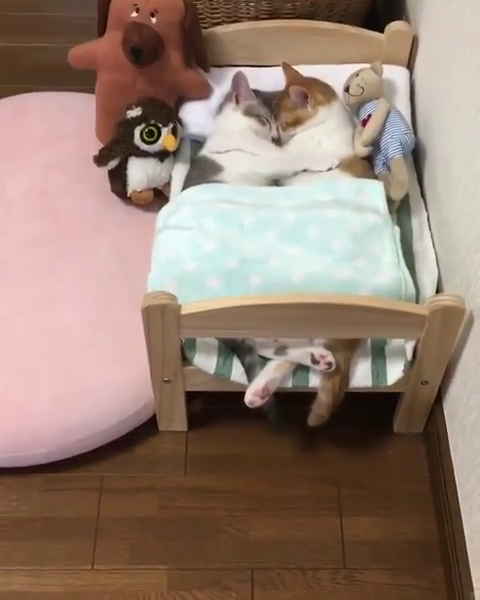
//> input picture frame 89 of 摄像头和视频操作/capcut/capcut/capcut/video.mp4, 480 x 600 px
$ ./main   (built with g++ and OpenCV 4)
//> lines starting //> are read from the running program, lines starting //| are printed output that depends on the picture; after the words box and inside, x2 and y2 are one past the last pixel; in counts of white or black regions, pixels touching at a corner belong together
#include <iostream>
#include <opencv.hpp>
#include <io.h>
#include <fstream>
#include <string>
#include <direct.h>
#include <conio.h>
#include <Windows.h>

using namespace std;
using namespace cv;


class capcut
{
public:
	explicit capcut(string filePath) :filePath(filePath)
	{
		cap.open(filePath);
	}


	/*
		画ROI
	*/
	void drawROI()
	{
		namedWindow("capcut");
		Mat tempImg1, tempImg2;

		bool drawFlag = false;

		while (1)
		{


			setMouseCallback("capcut", on_MouseHandle, (void*)&tempImg1);

			cap >> tempImg1; // raw frame
//> tempImg1 is the input picture: 600 rows x 480 cols, CV_8UC3; mean B, G, R 113.6, 126.8, 149

			tempImg1.copyTo(tempImg2);

			DrawRectangle(tempImg2, Rect(pos[0], pos[1], pos[2], pos[3]));

			if (drawingBox)
			{
				DrawRectangle(tempImg2, grectangle);
				drawFlag = true;

			}
			else
			{
				if (drawFlag&&grectangle.width > 5 && grectangle.height > 5)
				{
					drawFlag = false;
					system("cls");

					pos[0] = grectangle.x;
					pos[1] = grectangle.y;
					pos[2] = grectangle.width;
					pos[3] = grectangle.height;

					cout << pos[0] << "," << pos[1] << "," << pos[2] << "," << pos[3] << endl;

					cout << "确定保存？(y/n):";
					char q;
					cin >> q;
					if (q == 'y' || q == 'Y')
					{
						cout << "正在保存..." << endl;

						cap.release();
						cap.open(filePath);

						long nFrame = static_cast<long>(cap.get(CV_CAP_PROP_FRAME_COUNT));

						double dWidth = cap.get(CV_CAP_PROP_FRAME_WIDTH);
						double dHeight = cap.get(CV_CAP_PROP_FRAME_HEIGHT);
						int fps = cap.get(CV_CAP_PROP_FPS);


						Size frameSize(static_cast<int>(pos[2]), static_cast<int>(pos[3]));
						VideoWriter writer("test.avi", CV_FOURCC('M', 'P', 'E', 'G'), fps, frameSize, true);

						Mat saveROI;

						for (int i = 0; i < nFrame; ++i)
						{

							system("cls");
							cap >> tempImg1;

							cout << i <<" of "<<nFrame<< endl;

							tempImg1(Rect(pos[0], pos[1], pos[2], pos[3])).copyTo(saveROI);

							writer.write(saveROI);

						}

						cout << "保存完成" << endl;
						waitKey(200);
						exit(0);
					}
					else
					{
						cout << "取消" << endl;
						pos[0] = 0;
						pos[1] = 0;
						pos[2] = 0;
						pos[3] = 0;
					}

				}
			}

			imshow("capcut", tempImg2);

			waitKey(20);
//> the left mouse button is pressed at (120, 150)
//> the mouse is dragged to (240, 300)
//> the mouse is dragged to (360, 450)
//> the button is released at (360, 450)

		}

	} // end drawROI


public:

	//画框
	static void DrawRectangle(cv::Mat& img, cv::Rect box)
	{
		cv::rectangle(img, Rect(box.x, box.y, box.width, box.height), Scalar(255, 200, 100), 1, 1);
	}

	//鼠标的事件响应
	static void on_MouseHandle(int event, int x, int y, int flags, void* param)
	{
		Mat& image = *(cv::Mat*)param;

		switch (event)
		{
		case EVENT_MOUSEMOVE:
		{

								if (drawingBox)
								{
									grectangle.width = x - grectangle.x;
									grectangle.height = y - grectangle.y;
								}

		}break;
		case EVENT_LBUTTONDOWN:
		{

								  drawingBox = true;
								  grectangle = Rect(x, y, 0, 0);

		}break;
		case EVENT_LBUTTONUP:
		{

								drawingBox = false;
								if (grectangle.width < 0)
								{
									grectangle.x += grectangle.width;
									grectangle.width *= -1;
								}
								if (grectangle.height < 0)
								{
									grectangle.y += grectangle.height;
									grectangle.height *= -1;
								}


								DrawRectangle(image, grectangle);
//> call 2 of DrawRectangle, with box = Rect(120, 150, 240, 300)
//> in DrawRectangle (call 2), `cv::rectangle(img, Rect(box.x, box.y, box.width, box.height), Scalar(2..`:
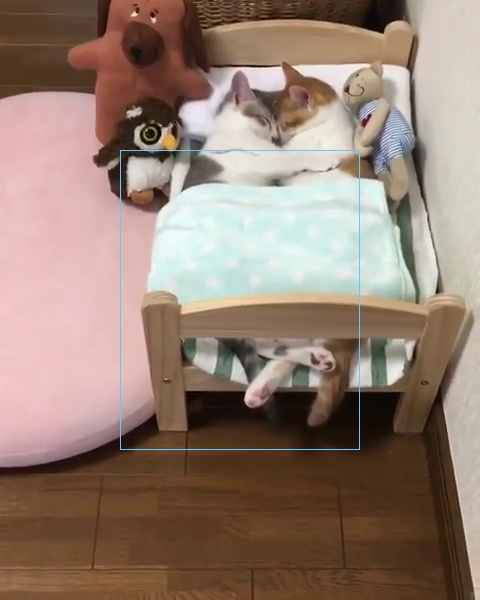
//> img: 600 rows x 480 cols, CV_8UC3; 0.37% of pixels changed, all inside (x1, y1, x2, y2) = (120, 150, 360, 450)

		}break;
		default:break;

		}
	}
private:

	string filePath = nullptr;

	int pos[4];

	VideoCapture cap;

	vector<Mat> cache;

	static cv::Rect grectangle;

	static bool drawingBox;
};

bool capcut::drawingBox = false;
Rect capcut::grectangle = Rect(-1, -1, 0, 0);

int main(int argc, char** argv)
{
	capcut test("video.mp4");
	test.drawROI();
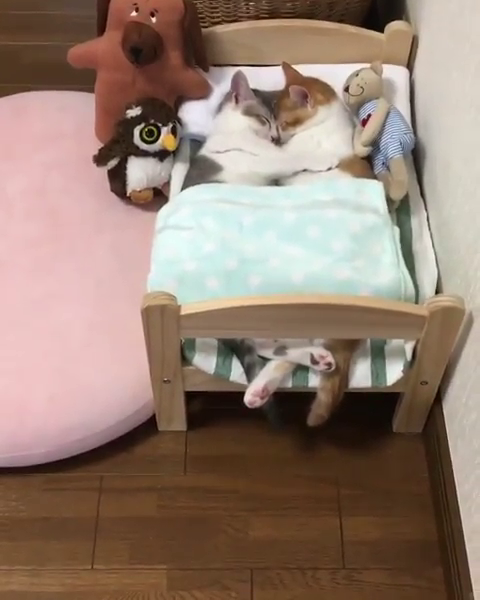
//> input picture frame 90 of 摄像头和视频操作/capcut/capcut/capcut/video.mp4, 480 x 600 px
//> in drawROI, tempImg1 is the input picture: 600 rows x 480 cols, CV_8UC3; mean B, G, R 113.6, 126.9, 148.7

	return 0;
}

$ run again, starting later in the video
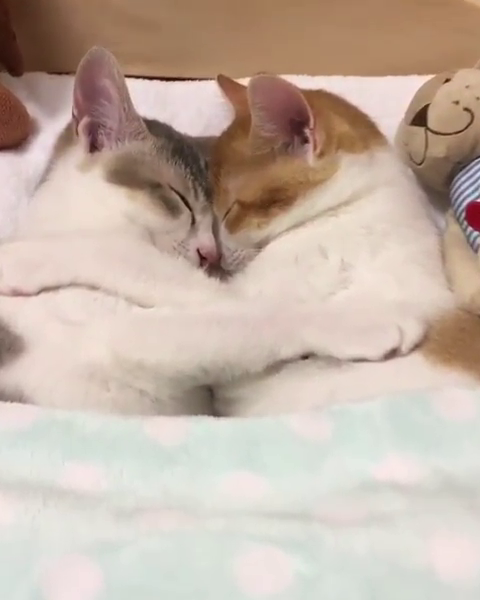
//> input picture frame 401 of 摄像头和视频操作/capcut/capcut/capcut/video.mp4, 480 x 600 px
//> in drawROI, tempImg1 is the input picture: 600 rows x 480 cols, CV_8UC3; mean B, G, R 167.4, 180, 197.2
//> in DrawRectangle (call 2), `cv::rectangle(img, Rect(box.x, box.y, box.width, box.height), Scalar(2..`:
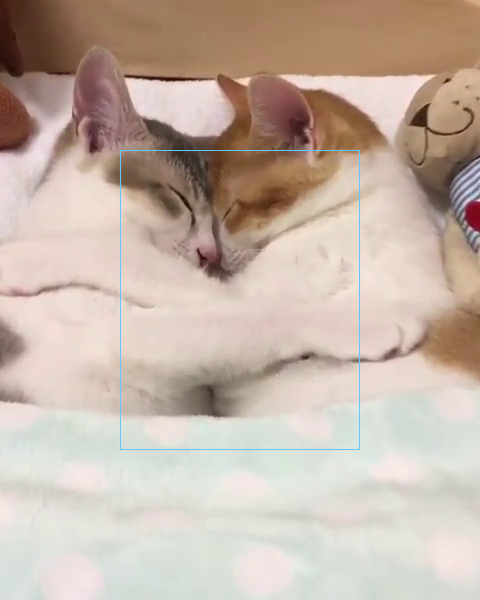
//> img: 600 rows x 480 cols, CV_8UC3; 0.37% of pixels changed, all inside (x1, y1, x2, y2) = (120, 150, 360, 450)
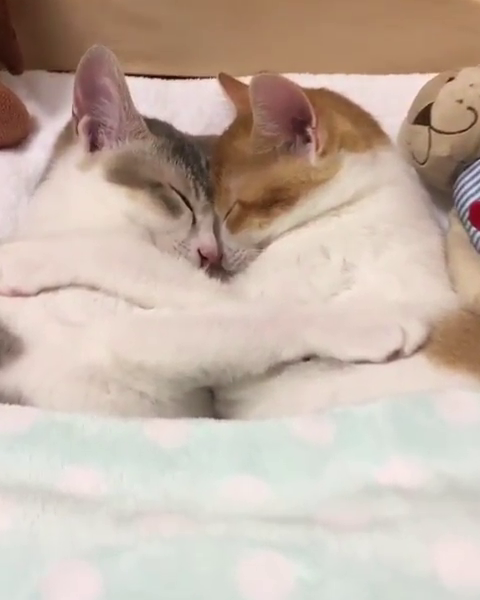
//> input picture frame 402 of 摄像头和视频操作/capcut/capcut/capcut/video.mp4, 480 x 600 px
//> in drawROI, tempImg1 is the input picture: 600 rows x 480 cols, CV_8UC3; mean B, G, R 167.6, 180.1, 197.4

$ run again, starting later in the video
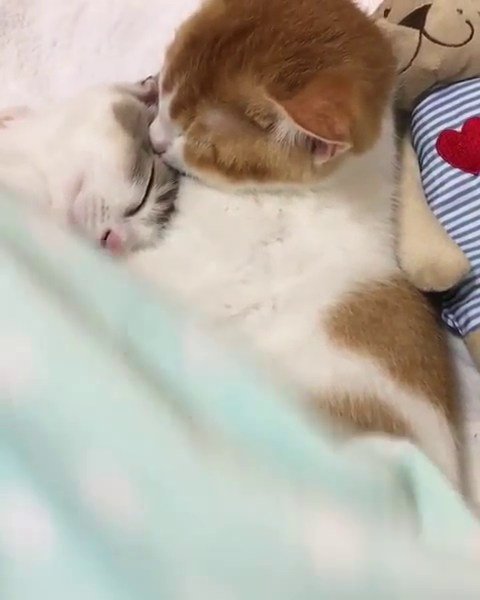
//> input picture frame 714 of 摄像头和视频操作/capcut/capcut/capcut/video.mp4, 480 x 600 px
//> in drawROI, tempImg1 is the input picture: 600 rows x 480 cols, CV_8UC3; mean B, G, R 163.6, 175.4, 182.5
//> in DrawRectangle (call 2), `cv::rectangle(img, Rect(box.x, box.y, box.width, box.height), Scalar(2..`:
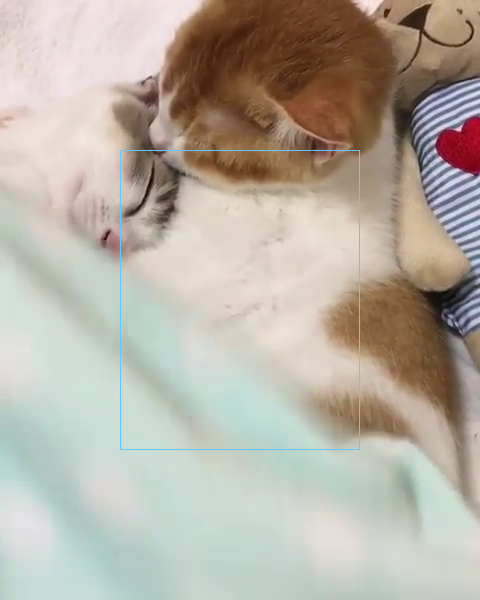
//> img: 600 rows x 480 cols, CV_8UC3; 0.37% of pixels changed, all inside (x1, y1, x2, y2) = (120, 150, 360, 450)
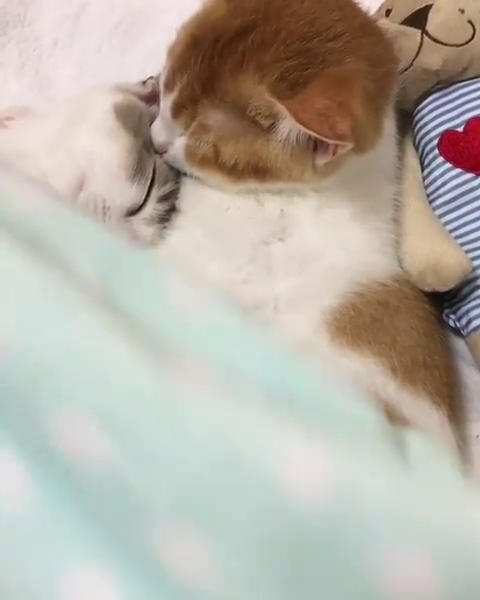
//> input picture frame 715 of 摄像头和视频操作/capcut/capcut/capcut/video.mp4, 480 x 600 px
//> in drawROI, tempImg1 is the input picture: 600 rows x 480 cols, CV_8UC3; mean B, G, R 167.4, 178.3, 183.7
